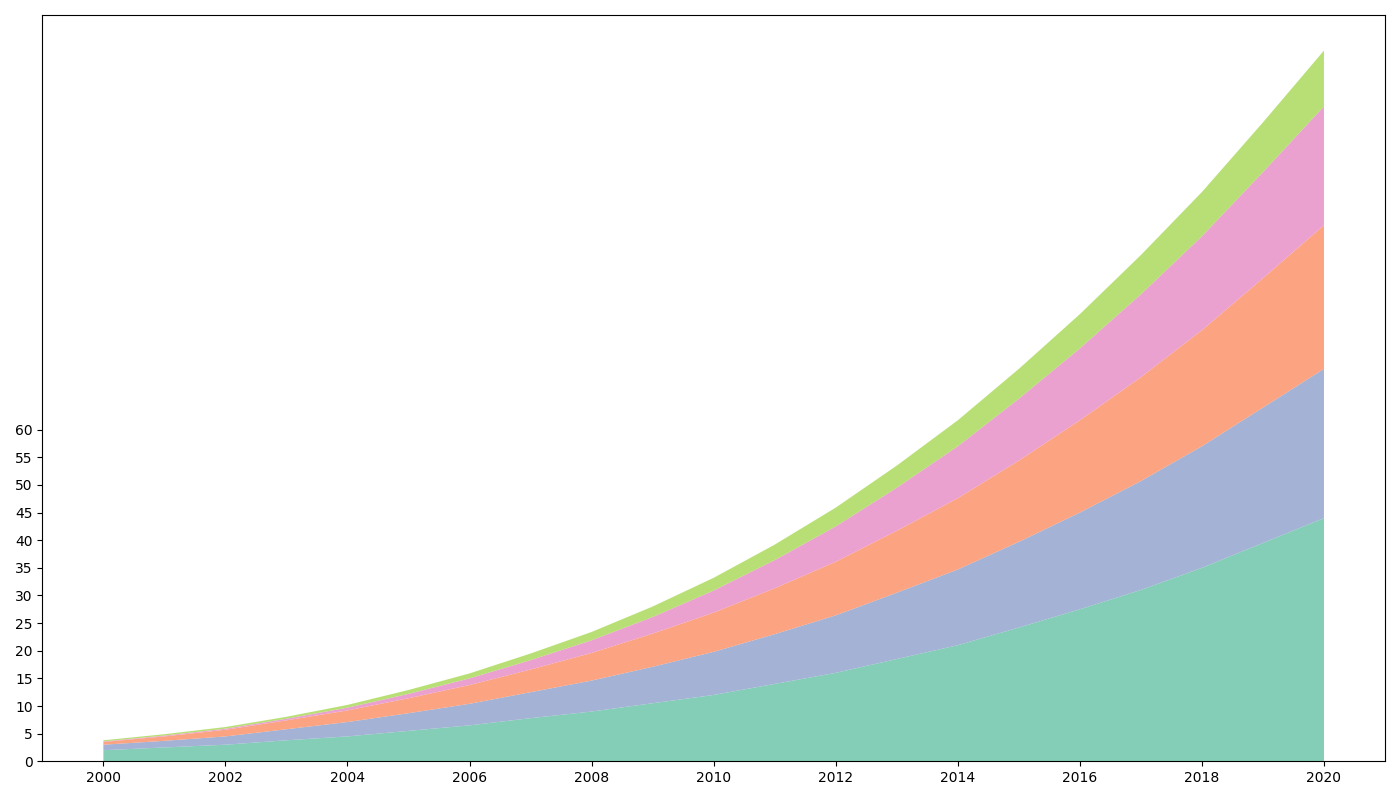

Source code (Python):
import matplotlib.pyplot as plt
import numpy as np

years = np.arange(2000, 2021)

residential = [2, 2.5, 3, 3.8, 4.5, 5.5, 6.5, 7.8, 9, 10.5, 12, 14, 16, 18.5, 21, 24.2, 27.5, 31, 35, 39.5, 44]
commercial = [1, 1.2, 1.5, 2, 2.6, 3.2, 3.9, 4.7, 5.6, 6.6, 7.8, 9, 10.4, 12, 13.7, 15.5, 17.5, 19.7, 22, 24.5, 27]
industrial = [0.5, 0.8, 1.2, 1.6, 2.1, 2.7, 3.4, 4.1, 5, 6, 7.1, 8.3, 9.7, 11.2, 12.9, 14.7, 16.7, 18.8, 21, 23.4, 26]
transportation = [0.1, 0.15, 0.2, 0.3, 0.5, 0.8, 1.2, 1.7, 2.3, 3, 4, 5.1, 6.4, 7.8, 9.4, 11.2, 13, 15, 17, 19.2, 21.5]
agricultural = [0.2, 0.25, 0.3, 0.35, 0.5, 0.7, 0.9, 1.2, 1.5, 1.9, 2.3, 2.8, 3.4, 4, 4.7, 5.4, 6.2, 7.1, 8, 9, 10.1]

fig, ax = plt.subplots(figsize=(14, 8))

ax.stackplot(years, residential, commercial, industrial, transportation, agricultural,
             colors=['#66c2a5', '#8da0cb', '#fc8d62', '#e78ac3', '#a6d854'], alpha=0.8)

ax.set_xticks(years[::2])
ax.set_yticks(np.arange(0, 61, 5))

plt.tight_layout()
plt.show()
